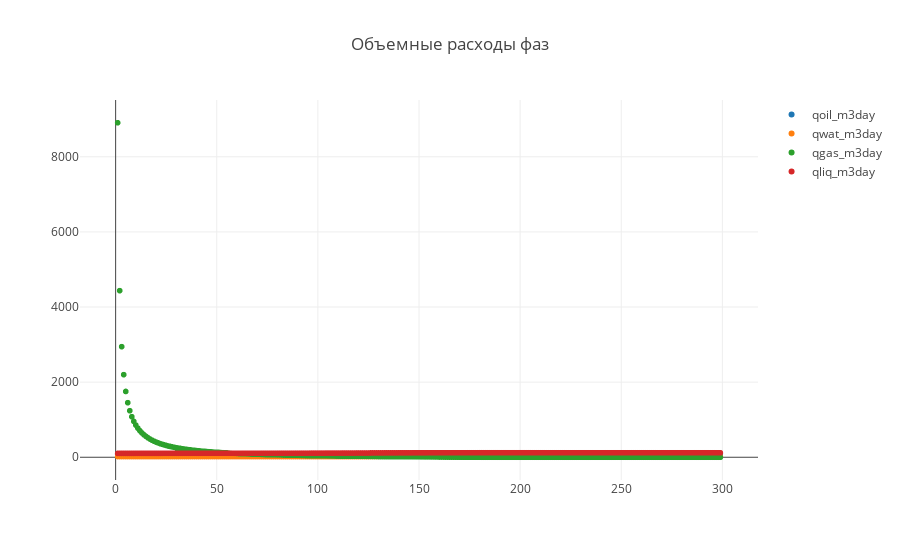

Notebook code cell kept with this figure:
### Code cell
trace1 = trace(multiphase_flow_data, 10)
trace2 = trace(multiphase_flow_data, 11)
trace3 = trace(multiphase_flow_data, 12)
trace4 = trace(multiphase_flow_data, 13)
data = [trace1, trace2, trace3, trace4]

plot('Объемные расходы фаз')

### Figure 1 — Plotly figure (JSON) as saved in the notebook; plotly's stock layout.template omitted (floating-point values rounded to 4 significant figures; data arrays with more than 128 entries replaced by an {"elided": "..."} marker saying what was removed)
{"data": [{"mode": "markers", "name": "qoil_m3day", "type": "scattergl", "uid": "3df89f82-f80f-4f81-906a-6626ef650420", "x": {"elided": "299 int values"}, "y": {"elided": "299 float values"}}, {"mode": "markers", "name": "qwat_m3day", "type": "scattergl", "uid": "4d887855-47e4-46cf-96e9-9f90927965dd", "x": {"elided": "299 int values"}, "y": {"elided": "299 float values"}}, {"mode": "markers", "name": "qgas_m3day", "type": "scattergl", "uid": "29438b8f-175b-43df-96fe-704514108f47", "x": {"elided": "299 int values"}, "y": {"elided": "299 float values"}}, {"mode": "markers", "name": "qliq_m3day", "type": "scattergl", "uid": "f1237d41-2843-4dc2-8278-c71fc7790546", "x": {"elided": "299 int values"}, "y": {"elided": "299 float values"}}], "layout": {"title": {"text": "Объемные расходы фаз"}, "xaxis": {"title": {"text": ""}}, "yaxis": {"title": {"text": ""}}}}
